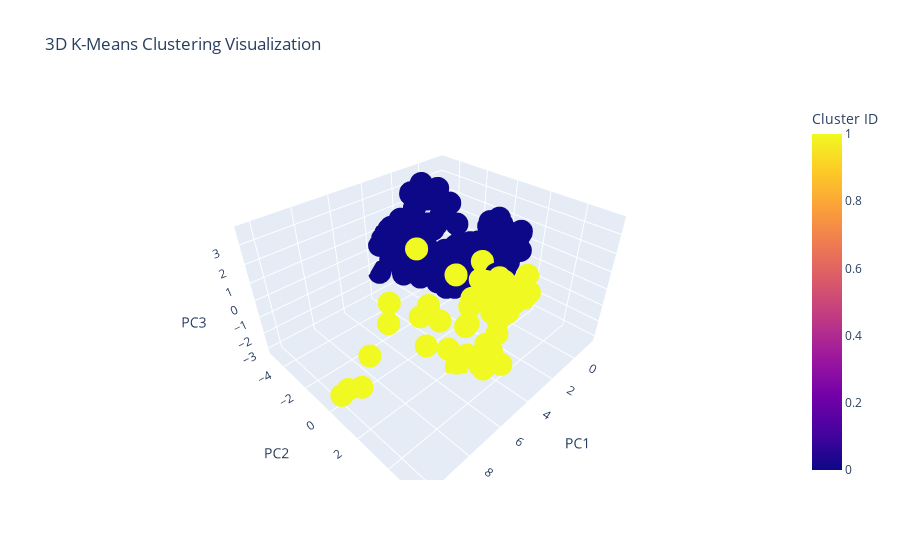

Notebook source saved alongside this figure:
### Code cell
import plotly.express as px
import pandas as pd
from sklearn.decomposition import PCA
from sklearn.cluster import KMeans

# Assuming X_train, X_test, and y_test are already defined

# Train the K-Means clustering model
kmeans = KMeans(n_clusters=2, random_state=42)
kmeans.fit(X_train)

# Predict the clusters for the test data
y_pred = kmeans.predict(X_test)

# Reduce the data to 3 components using PCA for 3D visualization
pca = PCA(n_components=3)
X_test_3D = pca.fit_transform(X_test)

# Create a DataFrame for easy plotting with Plotly
df = pd.DataFrame(X_test_3D, columns=['PCA Component 1', 'PCA Component 2', 'PCA Component 3'])
df['Cluster'] = y_pred

# Create the interactive 3D scatter plot
fig = px.scatter_3d(df, 
                    x='PCA Component 1', 
                    y='PCA Component 2', 
                    z='PCA Component 3', 
                    color='Cluster', 
                    title="3D K-Means Clustering Visualization",
                    labels={'PCA Component 1': 'PC1', 
                            'PCA Component 2': 'PC2', 
                            'PCA Component 3': 'PC3', 
                            'Cluster': 'Cluster ID'})

# Show the plot
fig.show()

### Figure 1 — Plotly figure (JSON) as saved in the notebook; plotly's stock layout.template omitted (floating-point values rounded to 4 significant figures; data arrays with more than 128 entries replaced by an {"elided": "..."} marker saying what was removed)
{"data": [{"hovertemplate": "PC1=%{x}<br>PC2=%{y}<br>PC3=%{z}<br>Cluster ID=%{marker.color}<extra></extra>", "legendgroup": "", "marker": {"color": {"elided": "615 int values"}, "coloraxis": "coloraxis", "symbol": "circle"}, "mode": "markers", "name": "", "scene": "scene", "showlegend": false, "type": "scatter3d", "x": {"elided": "615 float values"}, "y": {"elided": "615 float values"}, "z": {"elided": "615 float values"}}], "layout": {"coloraxis": {"colorbar": {"title": {"text": "Cluster ID"}}, "colorscale": [[0, "#0d0887"], [0.1111, "#46039f"], [0.2222, "#7201a8"], [0.3333, "#9c179e"], [0.4444, "#bd3786"], [0.5556, "#d8576b"], [0.6667, "#ed7953"], [0.7778, "#fb9f3a"], [0.8889, "#fdca26"], [1, "#f0f921"]]}, "legend": {"tracegroupgap": 0}, "scene": {"domain": {"x": [0, 1], "y": [0, 1]}, "xaxis": {"title": {"text": "PC1"}}, "yaxis": {"title": {"text": "PC2"}}, "zaxis": {"title": {"text": "PC3"}}}, "title": {"text": "3D K-Means Clustering Visualization"}}}
